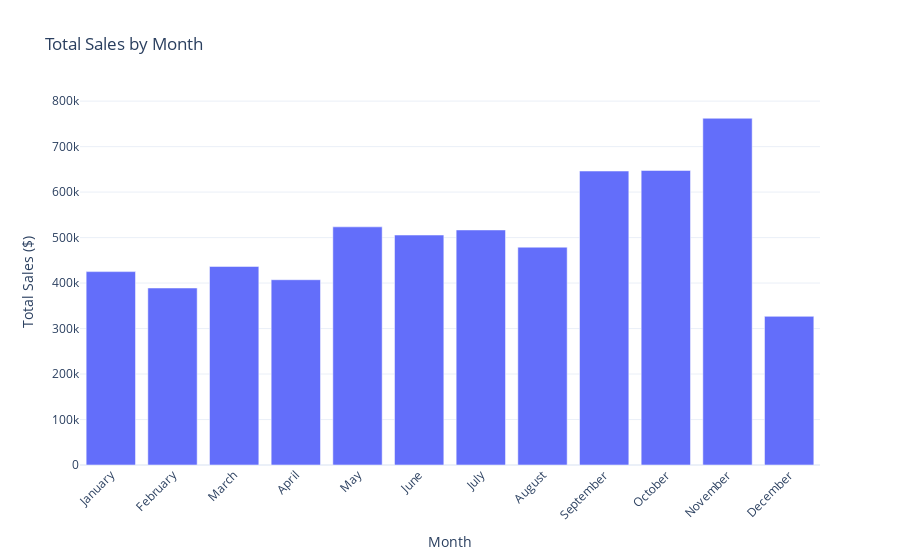

Notebook cell for this chart:
### Markdown cell above
## Total Sales($) by Month

### Code cell
monthly_sales = sales_data_da.groupBy(F.month('InvoiceDate').alias('Month')).agg(F.sum('Total Sales').alias('Total Sales'))
monthly_sales_pd = monthly_sales.toPandas().sort_values('Month')
monthly_sales_pd['Month'] = monthly_sales_pd['Month'].apply(lambda x: pd.to_datetime(f'2024-{x}-01').strftime('%B'))


fig = go.Figure()
fig.add_trace(go.Bar(x=monthly_sales_pd['Month'],y=monthly_sales_pd['Total Sales']))
fig.update_layout(
    title='Total Sales by Month',
    xaxis_title='Month',
    yaxis_title='Total Sales ($)',
    xaxis_tickangle=-45,
    template='plotly_white'
)
fig.show()

### Figure 1 — Plotly figure (JSON) as saved in the notebook; plotly's stock layout.template omitted (floating-point values rounded to 4 significant figures)
{"data": [{"type": "bar", "x": ["January", "February", "March", "April", "May", "June", "July", "August", "September", "October", "November", "December"], "y": [425200.0, 389200.0, 436600.0, 407300.0, 523600.0, 505600.0, 516800.0, 478900.0, 646300.0, 647600.0, 762300.0, 326800.0]}], "layout": {"title": {"text": "Total Sales by Month"}, "xaxis": {"tickangle": -45, "title": {"text": "Month"}}, "yaxis": {"title": {"text": "Total Sales ($)"}}}}
